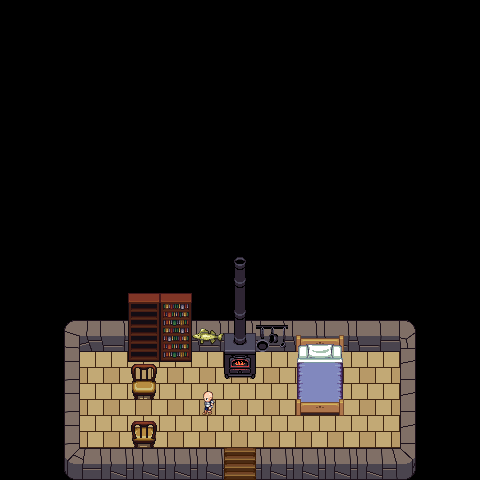

A level layout from a 2D game, rendered from its tile map. Below: a short description, then the map file with tile-grid data replaced by summaries:
An orthogonal 15x15 tile map with 32x32 px tiles, 6 tile layers (floor, character, walls, items, ...), 1 hidden layer not drawn, 4 tilesets and 2 objects (exit, soilder).

<map version="1.0" orientation="orthogonal" renderorder="right-down" width="15" height="15" tilewidth="32" tileheight="32">
 <tileset firstgid="1" name="terrain_atlas" tilewidth="32" tileheight="32">
  <image source="terrain_atlas.png" width="1024" height="1024" />
 </tileset>
 <tileset firstgid="1025" name="obj_misk_atlas" tilewidth="32" tileheight="32">
  <image source="obj_misk_atlas.png" width="1024" height="1024" />
 </tileset>
 <tileset firstgid="2049" name="meta_tiles" tilewidth="32" tileheight="32">
  <image source="meta_tiles.png" width="64" height="32" />
  <tile id="0">
   <properties>
    <property name="collidable" value="true" />
   </properties>
  </tile>
 </tileset>
 <tileset firstgid="2051" name="soldier" tilewidth="32" tileheight="32">
  <image source="soldier.png" width="288" height="128" />
  <tile id="1">
   <properties>
    <property name="name" value="soldier" />
   </properties>
  </tile>
  <tile id="11">
   <properties>
    <property name="name" value="soldier" />
   </properties>
  </tile>
 </tileset>
 <layer name="floor" width="15" height="15">
  <data>[225 cells, 41 non-empty, 1 distinct tile ids]</data>
 </layer>
 <layer name="character" width="15" height="15">
  <data>[225 cells, 0 non-empty, 0 distinct tile ids]</data>
 </layer>
 <layer name="walls" width="15" height="15">
  <data>[225 cells, 27 non-empty, 8 distinct tile ids]</data>
 </layer>
 <layer name="items" width="15" height="15">
  <data>[225 cells, 18 non-empty, 18 distinct tile ids]</data>
 </layer>
 <layer name="exit" width="15" height="15">
  <data>[225 cells, 4 non-empty, 4 distinct tile ids]</data>
 </layer>
 <objectgroup name="exits">
  <object name="exit" type="exit" x="224" y="450" width="30" height="27">
   <properties>
    <property name="destination" value="town" />
    <property name="startx" value="3" />
    <property name="starty" value="15" />
   </properties>
  </object>
 </objectgroup>
 <layer name="npc" width="15" height="15">
  <properties>
   <property name="face" value="LEFT" />
  </properties>
  <data>[225 cells, 1 non-empty, 1 distinct tile ids]</data>
 </layer>
 <layer name="meta" width="15" height="15" visible="0">
  <data>[225 cells, 180 non-empty, 2 distinct tile ids]</data>
 </layer>
 <objectgroup name="npcs">
  <object name="soilder" type="soilder" x="256" y="416" width="32">
   <properties>
    <property name="endX" value="192.00" />
    <property name="endY" value="416.00" />
    <property name="face" value="left" />
    <property name="initX" value="256.00" />
    <property name="initY" value="416.00" />
    <property name="npcId" value="0" />
   </properties>
  </object>
 </objectgroup>
</map>
